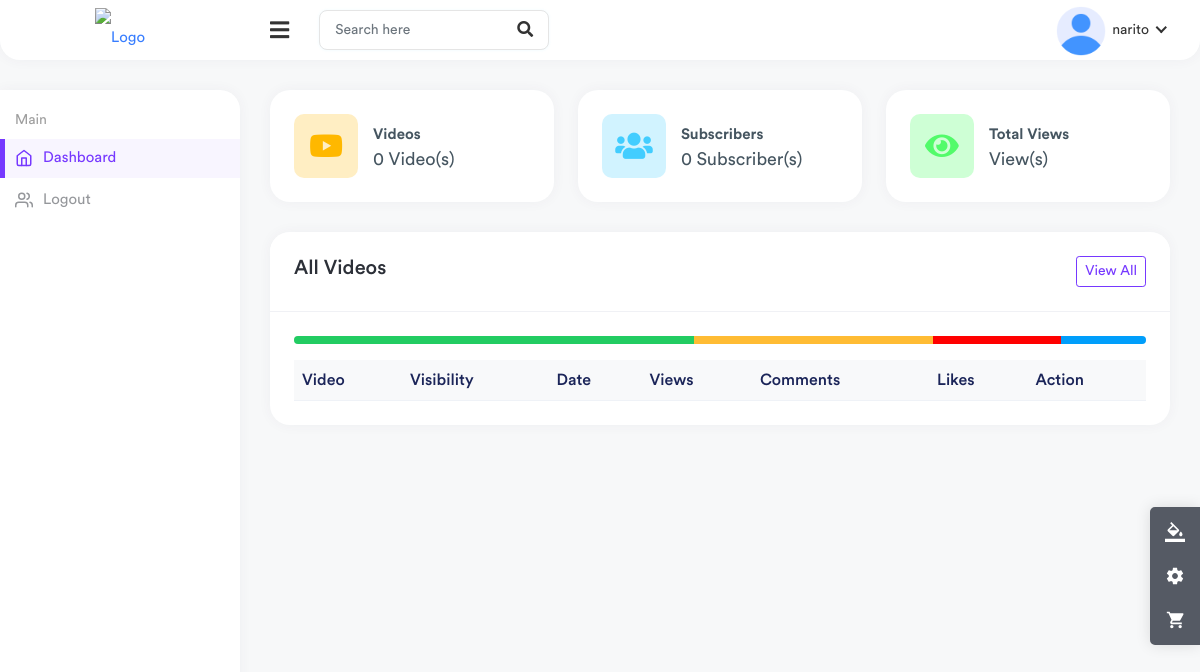
Page /studio/ (signed in) on the earlier database version.
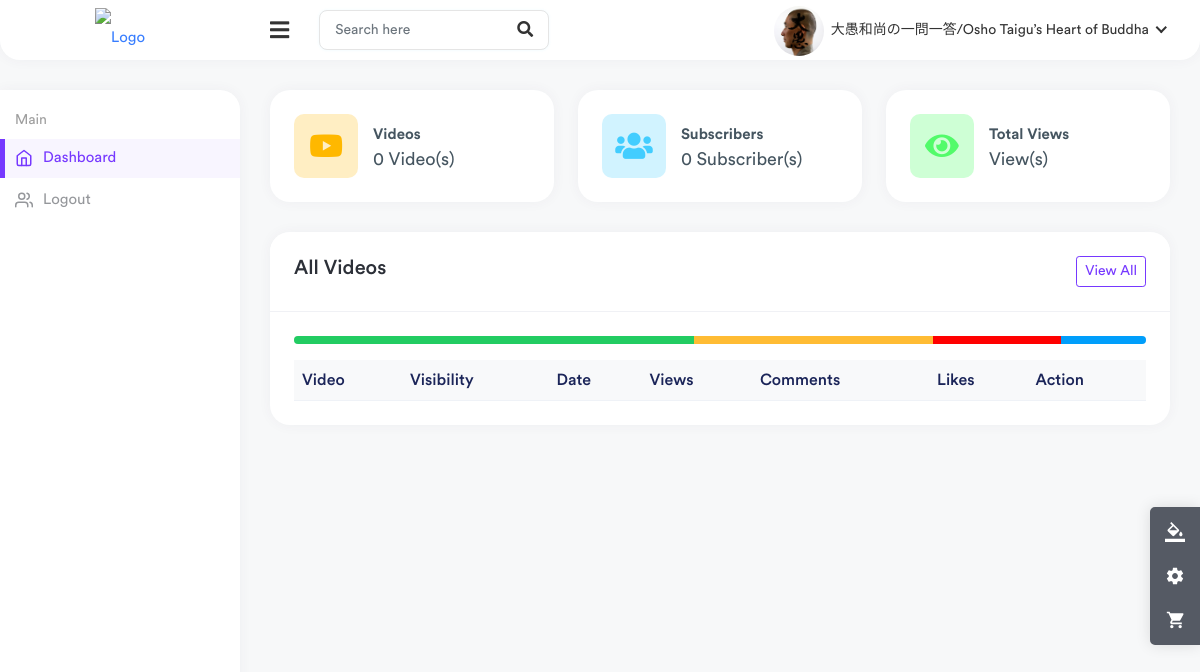
Same page on the later database version.
### channel/models.py (models this page shows, shortened)
class Channel(models.Model):
    channel_art=models.ImageField(upload_to=user_derectory_path,default='images/channel-art.jpg')
    image=models.ImageField(upload_to=user_derectory_path,default='images/user-image.png')
    full_name=models.CharField(max_length=100)
    channel_name=models.CharField(max_length=100)
    description=models.TextField(null=True,blank=True)
    keyword=TaggableManager(blank=True)
    date=models.DateTimeField(auto_now_add=True)
    status=models.CharField(choices=STATUS,max_length=100,default='Active')
    user=models.OneToOneField(User,on_delete=models.SET_NULL,null=True,related_name="channel")
    subscribers=models.ManyToManyField(User,related_name="user_subs",blank=True)
    verified=models.BooleanField(default=False)
    total_view=models.PositiveIntegerField(default=0)
    business_email=models.EmailField(null=True,blank=True)
    make_business_email_public=models.BooleanField(default=False)
    business_location=models.CharField(null=True,blank=True,max_length=100)
    make_business_location_public=models.BooleanField(default=False)
    website=models.URLField(default='https://www.udemy.com/home')
    instagram=models.URLField(default='https://www.udemy.com/home')
    facebook=models.URLField(default='https://www.udemy.com/home')
    twitter=models.URLField(default='https://www.udemy.com/home')

### useradmin/views.py (the view)
# urls.py: path("",views.studio,name='studio'),
@login_required
def studio(request):
    user=request.user
    videos=Video.objects.filter(user=user).order_by('-date')
    channel=user.channel
    comments=Comment.objects.filter()
    context={
        'user': user,
        'videos': videos,
        'channel': channel,
    }
    return render(request,'useradmin/studio.html',context)

### templates/useradmin/studio.html (shortened to what the changed rows need)
{% load static %}
<!DOCTYPE html>
<html lang="en">
    <head>
        <link rel="stylesheet" href="{% static 'assets/css/bootstrap.min.css' %}" />
        <link rel="stylesheet" href="{% static 'assets/plugins/fontawesome/css/fontawesome.min.css' %}" />
        <link rel="stylesheet" href="{% static 'assets/plugins/fontawesome/css/all.min.css' %}" />
        <link rel="stylesheet" href="{% static 'assets/css/style.css' %}" />
    </head>
    <body class="nk-body bg-lighter npc-default has-sidebar no-touch nk-nio-theme">
        <div class="main-wrapper">
            <div class="header header-one">
                <ul class="nav nav-tabs user-menu">
                    <li class="nav-item dropdown has-arrow main-drop">
                        <a href="#" class="dropdown-toggle nav-link" data-bs-toggle="dropdown">
                            <span class="user-img">
                                <img src="{{ channel.image.url }}" style="width: 50px; height: 50px; object-fit: cover;" alt="" />
                            </span>
                            <span>{{ channel.channel_name }}</span>
                        </a>
                    </li>
                </ul>
            </div>
            <div class="page-wrapper">
                <div class="content container-fluid">
                    <div class="row">
                        <div class="col-xl-4 col-sm-6 col-12">
                            <div class="card">
                                <div class="card-body">
                                    <div class="dash-widget-header">
                                        <div class="dash-count">
                                            <div class="dash-counts">
                                                <p>{{channel.subscribers.all.count}} Subscriber(s)</p>
                                            </div>
                                        </div>
                                    </div>
                                </div>
                            </div>
                        </div>
                    </div>
                    <div class="row">
                        <div class="col-md-12 col-lg-12 col-sm-12">
                            <div class="card">
                                <div class="card-body">
                                    <div class="table-responsive">
                                        <table class="table table-stripped table-hover">
                                            <thead class="thead-light">
                                                <tr>
                                                    <th>Video</th>
                                                    <th>Visibility</th>
                                                    <th>Date</th>
                                                    <th>Views</th>
                                                    <th>Comments</th>
                                                    <th>Likes</th>
                                                    <th class="text-right">Action</th>
                                                </tr>
                                            </thead>
                                        </table>
                                    </div>
                                </div>
                            </div>
                        </div>
                    </div>
                </div>
            </div>
        </div>
    </body>
</html>

Differences in the rows shown:
changed Channel: image: a different picture; channel_name "narito" → "大愚和尚の一問一答/Osho Taigu’s Heart of Buddha"
